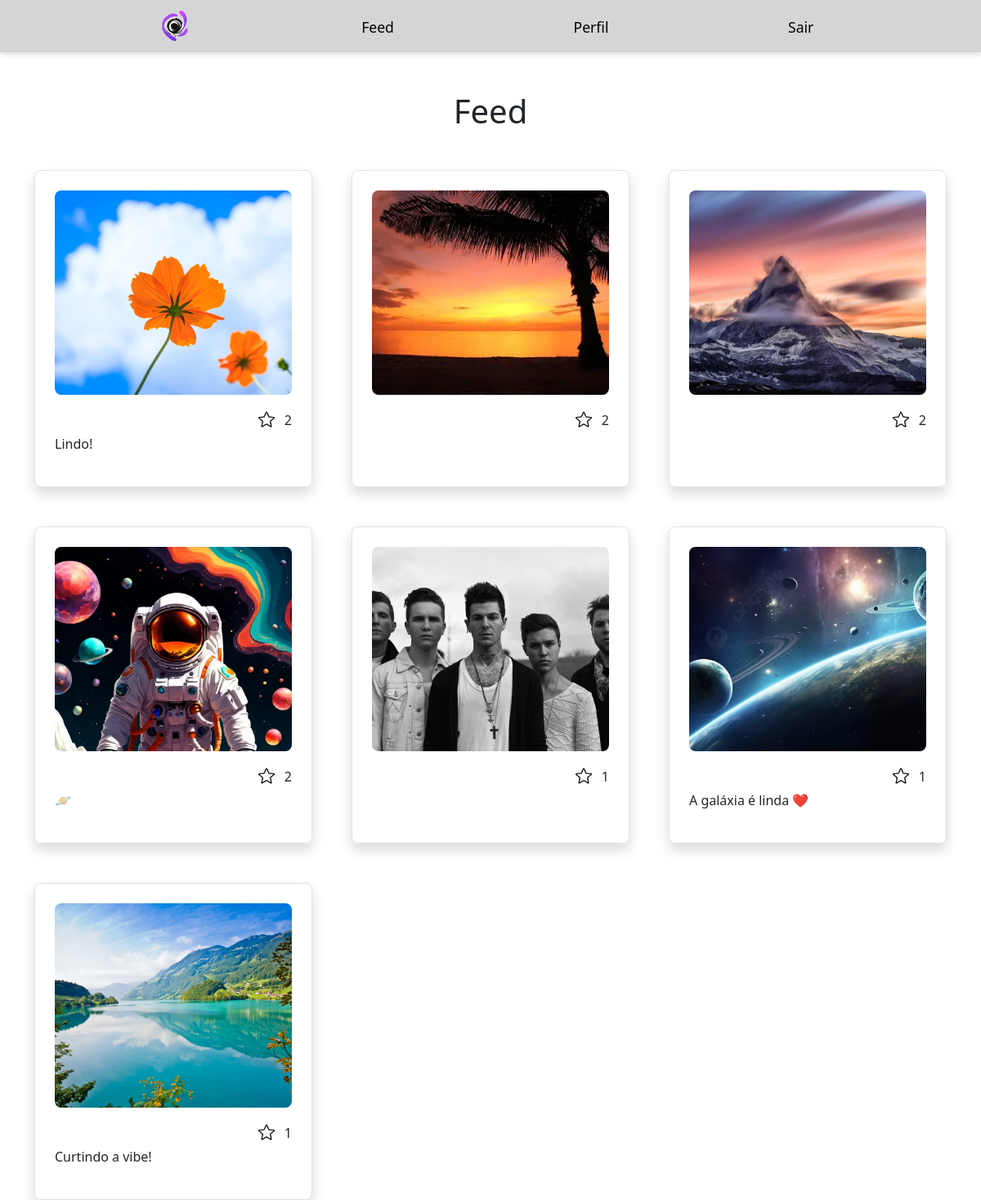
The app's page /feed (signed in) with its own data.
### appfleshi/models.py (models this page shows)
class Photo(database.Model):
    id = database.Column(database.Integer, primary_key=True)
    file_name = database.Column(database.String(255), default="default.jpg")
    upload_date = database.Column(database.DateTime(timezone=True), nullable=False, default=lambda: datetime.now(timezone.utc))
    user_id = database.Column(database.Integer, database.ForeignKey("user.id"), nullable=False)
    likes = database.relationship('Like', backref='photo', lazy=True, cascade="all, delete-orphan") #Permite a exclusão de fotos
    caption = database.Column(database.String(255), nullable=False)

### appfleshi/routes.py (the view)
@app.route("/feed")
@login_required
def feed():
    photos = Photo.query.order_by(Photo.upload_date.desc()).all()
    for photo in photos:
        photo.user_liked = any(like.user_id == current_user.id for like in photo.likes)
    return render_template("feed.html", photos=photos)

### appfleshi/models.py (called while the page is built)
@login_manager.user_loader
def load_user(user_id):
    return User.query.get(int(user_id))

### appfleshi/templates/feed.html (shortened to what this page needs)
{% extends "homepage.html" %}
{% block body %}
    {% include "navbar.html" %}
    <h1 class="text-center mt-5">Feed</h1>
    <div class="container mt-5">
        <div class="row g-5">
            {% for photo in photos %}
            <div class="col-12 col-sm-6 col-md-4 d-flex justify-content-center">
                <div class="photo-card border rounded-3 p-4 shadow text-end">
                    <a href="{{ url_for('profile', user_id=photo.user_id) }}">
                        <img
                            src="{{ url_for('static', filename='posts_photos/'~photo.file_name) }}"
                            alt="Imagem"
                            class="feed-photo"
                        >
                    </a>
                    <form action="{{ url_for('like_photo', photo_id=photo.id)}}" method="post" class="mt-2">
                        <button type="submit" class="like-btn btn border-0 bg-transparent p-2">
                            {% if photo.user_liked %}
                                <img src="{{ url_for('static', filename='site_photos/full-star.png') }}" width="20px">
                            {% else %}
                                <img src="{{ url_for('static', filename='site_photos/empty-star.png') }}" width="20px">
                            {% endif %}
                        </button>
                        <span class="likes-count">{{ photo.likes | length }}</span>
                    </form>
                    {% if photo.caption %}
                            <p class="text-start">{{photo.caption }}</p>
                        {% endif %}
                </div>
            </div>
            {% endfor %}
        </div>
    </div>
{% endblock %}

### appfleshi/templates/homepage.html (shortened to what this page needs)
<!DOCTYPE html>
<head>
    <link href="https://cdn.jsdelivr.net/npm/bootstrap@5.3.8/dist/css/bootstrap.min.css" rel="stylesheet">
    <link rel="stylesheet" href="static/css/style.css">
</head>
{% block body %}{% endblock %}
</html>

### appfleshi/templates/navbar.html
<nav class="navbar">
    <img src="{{ url_for('static', filename='site_photos/logo/48px.png') }}" alt="Logo">
  <a href="{{ url_for('feed') }}" class="navbar-link">Feed</a>
  <a href="{{ url_for('profile', user_id=current_user.id) }}" class="navbar-link">Perfil</a>
  <a href="{{ url_for('logout') }}" class="navbar-link">Sair</a>
</nav>

### appfleshi/static/css/style.css (style rules this page uses)
.feed-photo { width: 100%; height: 250px; object-fit: cover; display: block; border-radius: 8px; }
.photo-card { width: 430px; }
.likes-count { position: relative; top: 5px; }
.navbar { display: flex; justify-content: space-evenly; align-items: end; background-color: #D5D5D5; box-shadow: 0 4px 6px rgba(0, 0, 0, 0.1); }
.navbar-link { color: #000; text-decoration: none; font-size: 1.1rem; padding: 10px 15px; transition: background-color 0.3s, color 0.3s; }

### records on screen
Photo: file_name (picture), likes|length "2", caption "Lindo!"
Photo: file_name (picture), likes|length "2"
Photo: file_name (picture), likes|length "2"
Photo: file_name (picture), likes|length "2", caption "🪐"
Photo: file_name (picture), likes|length "1"
Photo: file_name (picture), likes|length "1", caption "A galáxia é linda ❤️"
Photo: file_name (picture), likes|length "1", caption "Curtindo a vibe!"
